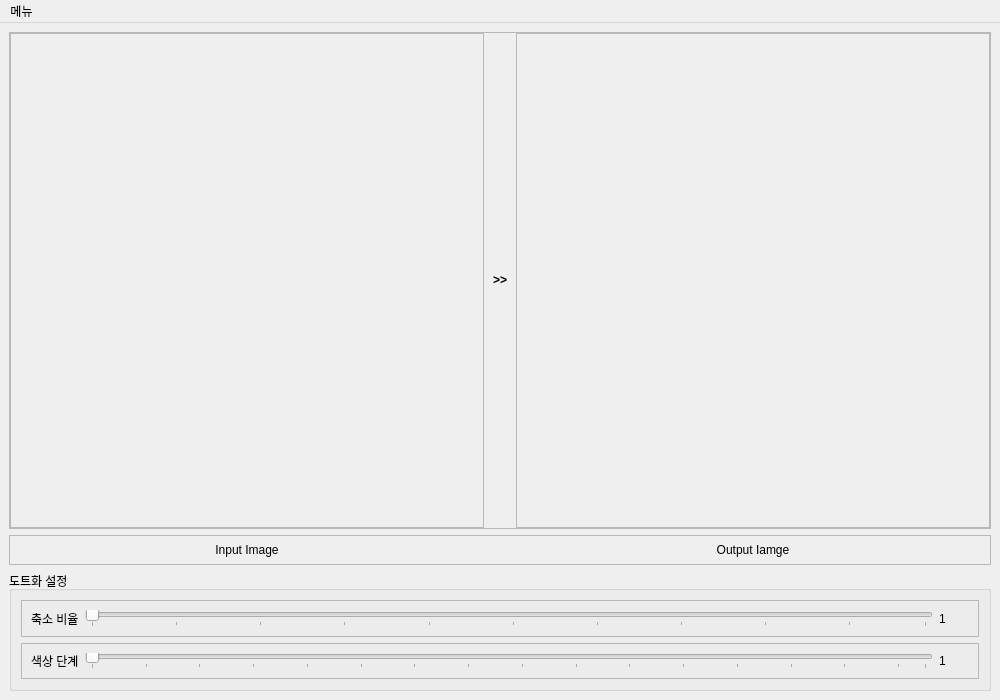
<?xml version="1.0" encoding="UTF-8"?>
<ui version="4.0">
 <class>MainWindow</class>
 <widget class="QMainWindow" name="MainWindow">
  <property name="geometry">
   <rect>
    <x>0</x>
    <y>0</y>
    <width>1000</width>
    <height>700</height>
   </rect>
  </property>
  <property name="windowTitle">
   <string>PIXLEO</string>
  </property>
  <property name="windowIcon">
   <iconset>
    <normaloff>../img/Pixelo.png</normaloff>../img/Pixelo.png</iconset>
  </property>
  <widget class="QWidget" name="centralwidget">
   <layout class="QVBoxLayout" name="verticalLayout">
    <item>
     <widget class="QFrame" name="frame_2">
      <property name="frameShape">
       <enum>QFrame::StyledPanel</enum>
      </property>
      <property name="frameShadow">
       <enum>QFrame::Raised</enum>
      </property>
      <layout class="QHBoxLayout" name="horizontalLayout_3">
       <property name="leftMargin">
        <number>0</number>
       </property>
       <property name="topMargin">
        <number>0</number>
       </property>
       <property name="rightMargin">
        <number>0</number>
       </property>
       <property name="bottomMargin">
        <number>0</number>
       </property>
       <item>
        <widget class="QFrame" name="frame_5">
         <property name="frameShape">
          <enum>QFrame::StyledPanel</enum>
         </property>
         <property name="frameShadow">
          <enum>QFrame::Raised</enum>
         </property>
         <layout class="QVBoxLayout" name="verticalLayout_4">
          <property name="leftMargin">
           <number>0</number>
          </property>
          <property name="topMargin">
           <number>0</number>
          </property>
          <property name="rightMargin">
           <number>0</number>
          </property>
          <property name="bottomMargin">
           <number>0</number>
          </property>
          <item>
           <layout class="QVBoxLayout" name="graph_verticalLayout_0"/>
          </item>
         </layout>
        </widget>
       </item>
       <item>
        <widget class="QLabel" name="label_5">
         <property name="minimumSize">
          <size>
           <width>20</width>
           <height>0</height>
          </size>
         </property>
         <property name="maximumSize">
          <size>
           <width>20</width>
           <height>16777215</height>
          </size>
         </property>
         <property name="text">
          <string>&lt;html&gt;&lt;head/&gt;&lt;body&gt;&lt;p align=&quot;center&quot;&gt;&lt;span style=&quot; font-weight:600;&quot;&gt;&amp;gt;&amp;gt;&lt;/span&gt;&lt;/p&gt;&lt;/body&gt;&lt;/html&gt;</string>
         </property>
        </widget>
       </item>
       <item>
        <widget class="QFrame" name="frame_6">
         <property name="frameShape">
          <enum>QFrame::StyledPanel</enum>
         </property>
         <property name="frameShadow">
          <enum>QFrame::Raised</enum>
         </property>
         <layout class="QVBoxLayout" name="verticalLayout_6">
          <property name="leftMargin">
           <number>0</number>
          </property>
          <property name="topMargin">
           <number>0</number>
          </property>
          <property name="rightMargin">
           <number>0</number>
          </property>
          <property name="bottomMargin">
           <number>0</number>
          </property>
          <item>
           <layout class="QVBoxLayout" name="graph_verticalLayout"/>
          </item>
         </layout>
        </widget>
       </item>
      </layout>
     </widget>
    </item>
    <item>
     <widget class="QFrame" name="frame">
      <property name="minimumSize">
       <size>
        <width>0</width>
        <height>30</height>
       </size>
      </property>
      <property name="maximumSize">
       <size>
        <width>16777215</width>
        <height>30</height>
       </size>
      </property>
      <property name="frameShape">
       <enum>QFrame::StyledPanel</enum>
      </property>
      <property name="frameShadow">
       <enum>QFrame::Raised</enum>
      </property>
      <layout class="QHBoxLayout" name="horizontalLayout_4">
       <property name="leftMargin">
        <number>0</number>
       </property>
       <property name="topMargin">
        <number>0</number>
       </property>
       <property name="rightMargin">
        <number>0</number>
       </property>
       <property name="bottomMargin">
        <number>0</number>
       </property>
       <item>
        <widget class="QLabel" name="label_7">
         <property name="text">
          <string>Input Image</string>
         </property>
         <property name="alignment">
          <set>Qt::AlignCenter</set>
         </property>
        </widget>
       </item>
       <item>
        <widget class="QLabel" name="label_10">
         <property name="minimumSize">
          <size>
           <width>20</width>
           <height>0</height>
          </size>
         </property>
         <property name="maximumSize">
          <size>
           <width>20</width>
           <height>16777215</height>
          </size>
         </property>
         <property name="text">
          <string/>
         </property>
        </widget>
       </item>
       <item>
        <widget class="QLabel" name="label_9">
         <property name="text">
          <string>Output Iamge</string>
         </property>
         <property name="alignment">
          <set>Qt::AlignCenter</set>
         </property>
        </widget>
       </item>
      </layout>
     </widget>
    </item>
    <item>
     <widget class="QGroupBox" name="groupBox">
      <property name="minimumSize">
       <size>
        <width>0</width>
        <height>120</height>
       </size>
      </property>
      <property name="maximumSize">
       <size>
        <width>16777215</width>
        <height>120</height>
       </size>
      </property>
      <property name="title">
       <string>도트화 설정</string>
      </property>
      <layout class="QVBoxLayout" name="verticalLayout_2">
       <item>
        <widget class="QFrame" name="frame_3">
         <property name="frameShape">
          <enum>QFrame::StyledPanel</enum>
         </property>
         <property name="frameShadow">
          <enum>QFrame::Raised</enum>
         </property>
         <layout class="QHBoxLayout" name="horizontalLayout">
          <item>
           <widget class="QLabel" name="label">
            <property name="text">
             <string>축소 비율</string>
            </property>
           </widget>
          </item>
          <item>
           <widget class="QSlider" name="sizeSlider">
            <property name="minimum">
             <number>1</number>
            </property>
            <property name="maximum">
             <number>100</number>
            </property>
            <property name="orientation">
             <enum>Qt::Horizontal</enum>
            </property>
            <property name="tickPosition">
             <enum>QSlider::TicksBelow</enum>
            </property>
           </widget>
          </item>
          <item>
           <widget class="QLabel" name="label_2">
            <property name="minimumSize">
             <size>
              <width>30</width>
              <height>0</height>
             </size>
            </property>
            <property name="maximumSize">
             <size>
              <width>30</width>
              <height>16777215</height>
             </size>
            </property>
            <property name="sizeIncrement">
             <size>
              <width>0</width>
              <height>0</height>
             </size>
            </property>
            <property name="text">
             <string>1</string>
            </property>
           </widget>
          </item>
         </layout>
        </widget>
       </item>
       <item>
        <widget class="QFrame" name="frame_4">
         <property name="frameShape">
          <enum>QFrame::StyledPanel</enum>
         </property>
         <property name="frameShadow">
          <enum>QFrame::Raised</enum>
         </property>
         <layout class="QHBoxLayout" name="horizontalLayout_2">
          <item>
           <widget class="QLabel" name="label_3">
            <property name="text">
             <string>색상 단계</string>
            </property>
           </widget>
          </item>
          <item>
           <widget class="QSlider" name="colorsSlider">
            <property name="minimum">
             <number>1</number>
            </property>
            <property name="maximum">
             <number>32</number>
            </property>
            <property name="pageStep">
             <number>2</number>
            </property>
            <property name="orientation">
             <enum>Qt::Horizontal</enum>
            </property>
            <property name="tickPosition">
             <enum>QSlider::TicksBelow</enum>
            </property>
           </widget>
          </item>
          <item>
           <widget class="QLabel" name="label_4">
            <property name="minimumSize">
             <size>
              <width>30</width>
              <height>0</height>
             </size>
            </property>
            <property name="maximumSize">
             <size>
              <width>30</width>
              <height>16777215</height>
             </size>
            </property>
            <property name="text">
             <string>1</string>
            </property>
           </widget>
          </item>
         </layout>
        </widget>
       </item>
      </layout>
     </widget>
    </item>
   </layout>
  </widget>
  <widget class="QMenuBar" name="menubar">
   <property name="geometry">
    <rect>
     <x>0</x>
     <y>0</y>
     <width>1000</width>
     <height>21</height>
    </rect>
   </property>
   <widget class="QMenu" name="menu">
    <property name="title">
     <string>메뉴</string>
    </property>
    <addaction name="load_file"/>
    <addaction name="save"/>
    <addaction name="information"/>
   </widget>
   <addaction name="menu"/>
  </widget>
  <action name="load_file">
   <property name="text">
    <string>불러오기</string>
   </property>
   <property name="shortcut">
    <string>Ctrl+F</string>
   </property>
  </action>
  <action name="save">
   <property name="text">
    <string>저장</string>
   </property>
   <property name="shortcut">
    <string>Ctrl+S</string>
   </property>
  </action>
  <action name="information">
   <property name="text">
    <string>정보</string>
   </property>
   <property name="shortcut">
    <string>Ctrl+I</string>
   </property>
  </action>
 </widget>
 <resources/>
 <connections>
  <connection>
   <sender>sizeSlider</sender>
   <signal>valueChanged(int)</signal>
   <receiver>label_2</receiver>
   <slot>setNum(int)</slot>
   <hints>
    <hint type="sourcelabel">
     <x>259</x>
     <y>305</y>
    </hint>
    <hint type="destinationlabel">
     <x>356</x>
     <y>310</y>
    </hint>
   </hints>
  </connection>
  <connection>
   <sender>colorsSlider</sender>
   <signal>valueChanged(int)</signal>
   <receiver>label_4</receiver>
   <slot>setNum(int)</slot>
   <hints>
    <hint type="sourcelabel">
     <x>292</x>
     <y>350</y>
    </hint>
    <hint type="destinationlabel">
     <x>340</x>
     <y>360</y>
    </hint>
   </hints>
  </connection>
 </connections>
</ui>
